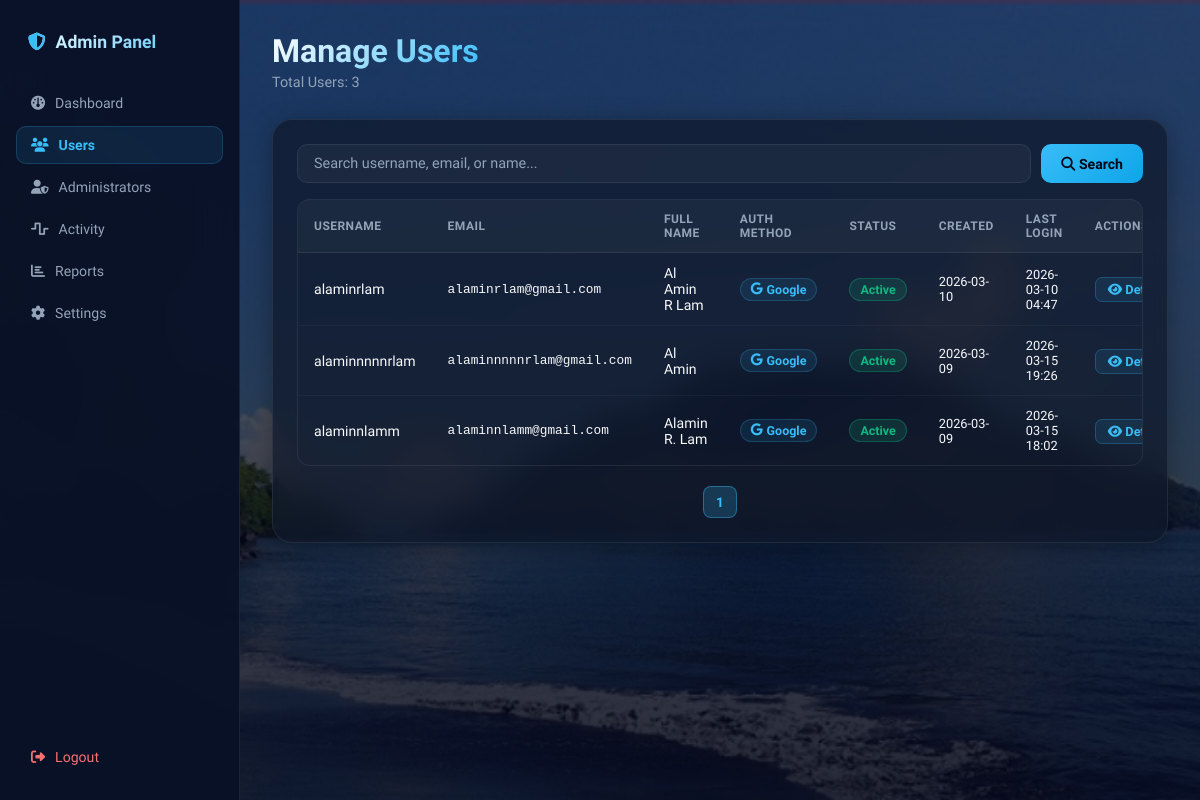
The app's page /admin/users (signed in), older data.
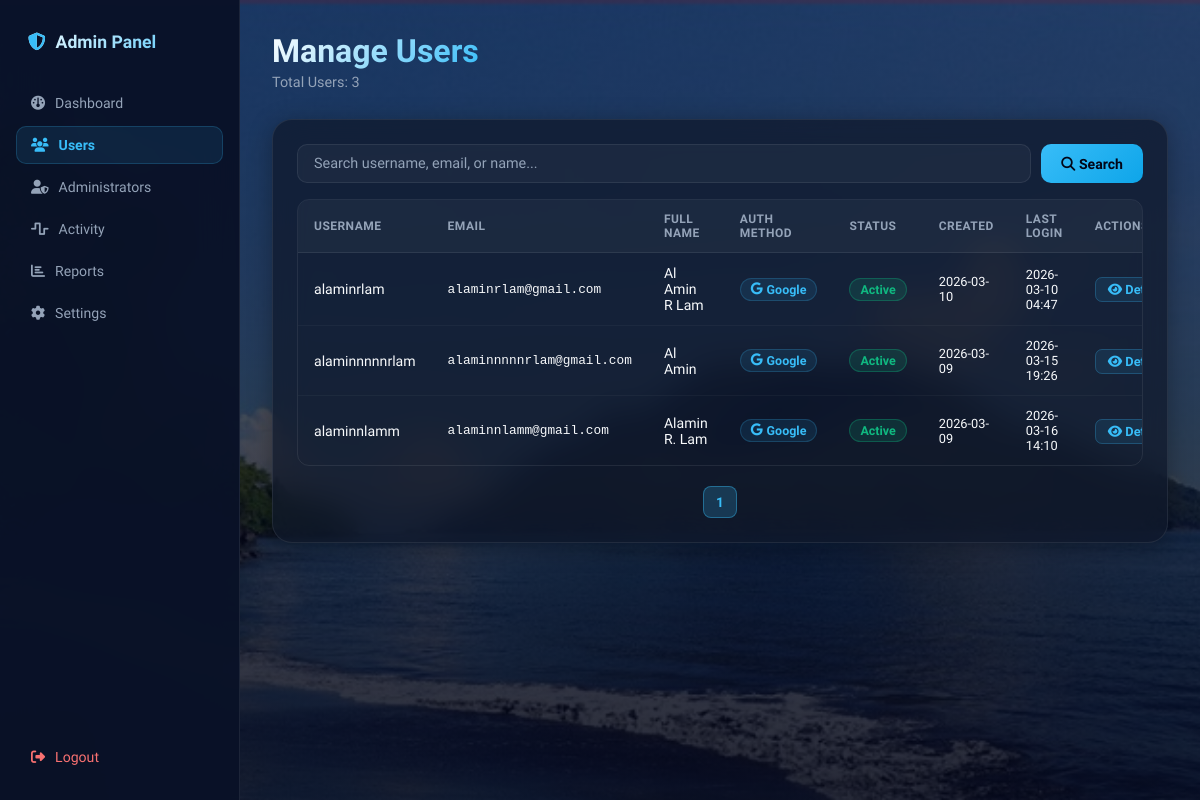
The same page, newer data.
### models.py (models this page shows, shortened)
class User(UserMixin, db.Model):
    __tablename__ = 'users'
    id = db.Column(db.Integer, primary_key=True)
    username = db.Column(db.String(80), unique=True, nullable=False)
    email = db.Column(db.String(120), unique=True, nullable=False)
    password_hash = db.Column(db.String(200))
    google_id = db.Column(db.String(120), unique=True)
    profile_picture = db.Column(db.String(500))
    full_name = db.Column(db.String(120))
    _is_active = db.Column('is_active', db.Boolean, default=True)
    created_at = db.Column(db.DateTime, default=datetime.utcnow)
    last_login = db.Column(db.DateTime)
    activities = db.relationship('UserActivity', backref='user', lazy=True, cascade='all, delete-orphan')
    @property
    def is_active(self):
        return self._is_active
    @is_active.setter
    def is_active(self, value):
        """Set is_active"""
        self._is_active = value

### admin.py (the view, shortened to what this page needs)
@admin_bp.route('/users')
@admin_required
def users():
    page = request.args.get('page', 1, type=int)
    search = request.args.get('search', '')
    query = User.query
    users = query.order_by(User.created_at.desc()).paginate(
        page=page,
        per_page=20
    )
    return render_template('admin/users.html', users=users, search=search)

### admin.py (called while the page is built)
def admin_required(f):
    @wraps(f)
    def decorated_function(*args, **kwargs):
        if not current_user.is_authenticated:
            flash('Silakan login terlebih dahulu', 'error')
            return redirect(url_for('admin.login'))
        if not isinstance(current_user, Admin):
            flash('Anda tidak memiliki akses ke halaman ini', 'error')
            return redirect(url_for('index'))
        return f(*args, **kwargs)
    return decorated_function

### app.py (called while the page is built)
@login_manager.user_loader
def load_user(user_id):
    from flask import session
    if session.get('is_admin') is True:
        return Admin.query.get(int(user_id))
    return User.query.get(int(user_id))

### models.py (called while the page is built)
    @property
    def is_active(self):
        return self._is_active

### templates/admin/users.html (shortened to what the changed rows need)
{% extends 'base.html' %}
{% block content %}
<div class="admin-wrapper">
    <div class="admin-main">
        <div class="page-header">
            <div>
                <h1 class="page-title">Manage Users</h1>
            </div>
        </div>
        <div class="glass-card">
            <div class="table-wrapper">
                <table class="dark-table">
                    <thead>
                        <tr>
                            <th>Username</th>
                            <th>Email</th>
                            <th>Full Name</th>
                            <th>Auth Method</th>
                            <th>Status</th>
                            <th>Created</th>
                            <th>Last Login</th>
                            <th>Actions</th>
                        </tr>
                    </thead>
                    <tbody>
                        {% for user in users.items %}
                        <tr>
                            <td>{{ user.username }}</td>
                            <td class="mono">{{ user.email }}</td>
                            <td>{{ user.full_name or '-' }}</td>
                            <td>
                                {% if user.google_id %}
                                    <span class="badge-google"><i class="fab fa-google"></i> Google</span>
                                {% else %}
                                    <span class="badge-email"><i class="fas fa-envelope"></i> Email</span>
                                {% endif %}
                            </td>
                            <td>
                                {% if user.is_active %}
                                    <span class="badge-active">Active</span>
                                {% else %}
                                    <span class="badge-inactive">Inactive</span>
                                {% endif %}
                            </td>
                            <td class="ts">{{ user.created_at.strftime('%Y-%m-%d') }}</td>
                            <td class="ts">{{ user.last_login.strftime('%Y-%m-%d %H:%M') if user.last_login else '-' }}</td>
                            <td><a href="{{ url_for('admin.user_details', user_id=user.id) }}" class="btn-detail"><i class="fas fa-eye"></i> Details</a></td>
                        </tr>
                        {% else %}
                        <tr><td colspan="8" class="empty-cell">No users found</td></tr>
                        {% endfor %}
                    </tbody>
                </table>
            </div>
        </div>
    </div>
</div>
{% endblock %}

Row changes from the older to the newer data that the page shows:
changed User "alaminnlamm": last_login "2026-03-15 18:02" → "2026-03-16 14:10"
